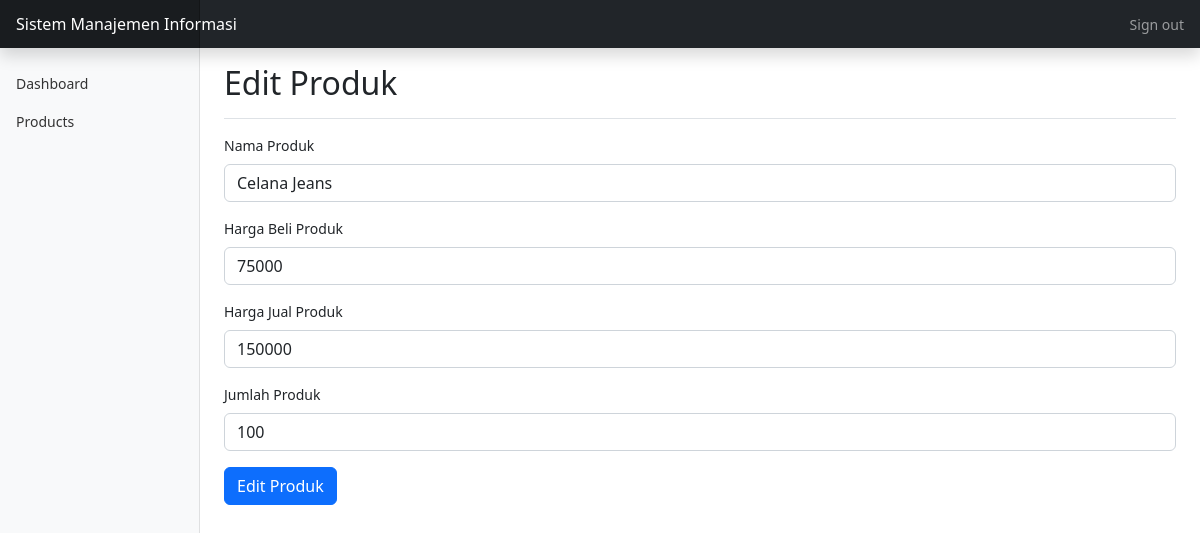
The app's page /dashboard/products/edit_products.php?id=10 with its own data.
### tables this page shows
CREATE TABLE `produk` (
  `id` int(11) NOT NULL,
  `produk` varchar(50) NOT NULL,
  `harga_beli` int(11) NOT NULL,
  `harga_jual` int(11) NOT NULL,
  `jumlah` int(50) NOT NULL,
  `terjual` int(12) NOT NULL,
  `toko` int(2) NOT NULL
);

### dashboard/products/edit_products.php (the view, shortened to what this page needs)
<?php
include '../template/header.php';
?>
<div class="d-flex justify-content-between flex-wrap flex-md-nowrap align-items-center pt-3 pb-2 mb-3 border-bottom">
    <h1 class="h2">Edit Produk</h1>
</div>
<?php
include '../../koneksi.php';
$id = $_GET['id'];
$data = mysqli_query($koneksi, "select * from produk where id='$id'");
while ($d = mysqli_fetch_array($data)) {
?>
    <form action="update_products.php" method="post">
        <div class="mb-3">
            <label for="formGroupExampleInput" class="form-label">Nama Produk</label>
            <input type="text" class="form-control" id="formGroupExampleInput" name="nama" value="<?php echo $d['produk']; ?>" placeholder="Masukkan Nama Produk">
        </div>
        <div class="mb-3">
            <label for="formGroupExampleInput" class="form-label">Harga Beli Produk</label>
            <input type="number" class="form-control" id="formGroupExampleInput" name="harga_beli" value="<?php echo $d['harga_beli']; ?>" placeholder="Masukkan Harga Produk">
        </div>
        <div class="mb-3">
            <label for="formGroupExampleInput" class="form-label">Harga Jual Produk</label>
            <input type="number" class="form-control" id="formGroupExampleInput" name="harga_jual" value="<?php echo $d['harga_jual']; ?>" placeholder="Masukkan Harga Produk">
        </div>
        <div class="mb-3">
            <label for="formGroupExampleInput" class="form-label">Jumlah Produk</label>
            <input type="number" class="form-control" id="formGroupExampleInput" name="jumlah" value="<?php echo $d['jumlah']; ?>" placeholder="Masukkan Jumlah Produk">
        </div>
        <div class="mb-3">
            <button type="submit" class="btn btn-primary">Edit Produk</button>
        </div>
    </form>
<?php
}
?>
<?php
include '../template/footer.php';
?>

### dashboard/template/header.php (style rules this page uses)
body { font-size: .875rem; }

### records on screen
produk: nama "Celana Jeans", harga_beli "75000", harga_jual "150000", jumlah "100"
